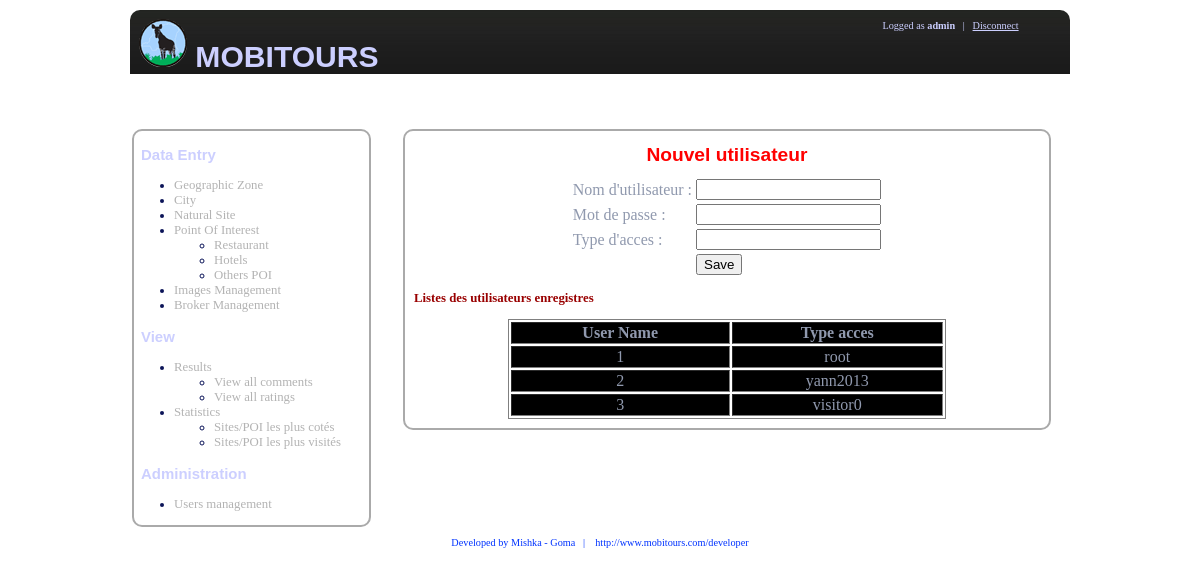
/edit_user.php (signed in), run on the app's committed database.
### tables this page shows
CREATE TABLE IF NOT EXISTS `users` (
  `userid` int(11) not null ,
  `usern` varchar(15) NOT NULL default '',
  `pswd` varchar(15) NOT NULL default '',
  `type-acc` varchar(15) NOT NULL,
  `email` varchar(100) not null,
  `title` varchar(20),
  `lastname` varchar(100),
  `firstname` varchar(100),
  `website` varchar(100),
  `city` varchar(100),
  `country` varchar(100),
  `company` varchar(100),
  `phone` varchar(100),
  `biography` varchar(200),
  `Uid` varchar(100) unique,
  CONSTRAINT user_pk PRIMARY KEY (`userid`)
);

### edit_user.php (the view, shortened to what this page needs)
<?php
	include_once("headerz.php");
	include_once("menu.php");
?>
<div id="datazone">
<?php
$util=isset($_POST['util']) ? $_POST['util'] : '';
$pwd=isset($_POST['pwd']) ? $_POST['pwd'] : '';
$typeac=isset($_POST['pwd']) ? $_POST['typeac'] :'';
if ($util && $pwd && $typeac)
{
$rq="select * from users where usern='".$util."'";
$result=mysql_query($rq) or die('erreur de requete');
$nrow=mysql_num_rows($result);
if ($nrow==0)
{
	$rq="INSERT INTO users(`usern`,`pswd`,`type-acc`) VALUES ('$util','$pwd','$typeac')";
	$result=mysql_query($rq);
	echo "L'utilisateur ".'<b>'.$util.'</b>'." a bel et bien ete cree. Merci !";
?>
	<p><a href="edit_user.php">Retour</a></p><br/>
<?php
}
else
{
	echo "Utilsateur existe deja ...";
}
}
else
{
?>
<h2 align="left">Nouvel utilisateur</h2>
<form action="edit_user.php" method="post">
	<table align="center">
    <tr><td>Nom d'utilisateur : </td><td><input type="text" name="util" /></td></tr>
    <tr><td>Mot de passe : </td><td><input type="password" name="pwd" /></td></tr>
    <tr><td>Type d'acces : </td><td><input type="text" name="typeac" /></td></tr>
    <tr><td></td><td><input type="submit" value="Save" /></td></tr>
    </table>
</form>
<h3>Listes des utilisateurs enregistres</h3>
<?php
$sql="select * from users";
$req=mysql_query($sql) or die ('Erreur requete');
echo "<table class=\"montablo\" align=\"center\" cellspacing=\".2em\" border=\"1em\">";
echo "<tr bgcolor=#000 font-color:#FFF><th>User Name</th><th>Type acces</th></tr>";
while ($valer=mysql_fetch_row($req))
{
	echo "<tr bgcolor=#000 font-color:#FFF><td>$valer[0]</td><td>$valer[2]</td></tr>";
}
echo "</table>";
?>
</div>
<?php
}
include_once("footer.php");
?>

### dessiner.css (style rules this page uses)
body { background-color: #FFFFFF; font: 0.8em "Euphemia"; color: #9099ae; text-align: center; margin: 0px 0px 0px 0px; width:auto; }
#logo h1,h2 { color:#cccfff; margin:0; padding-top:.2em; padding-bottom:.1em; }
#datazone { width: auto; padding:1%; color:#0b1458; margin-top:2%; margin-left:29%; margin-right:2%; margin-bottom:2%; border: solid .2em #aaa; border-radius:10px 10px; -moz-border-radius:20px; }
#datazone h2 { height:30px; color:red; text-align:center; font-family:"arial"; }
#datazone h3 { color:#990000; font-size:1em; text-align:left; font-family:"Agency FB"; }
.montablo { width:70%; border-style:solid; border-width:thin; color:#9099ae; font-family:"Times New Roman", Times, serif; text-align:center; }

### data on the page
users: userid "1", pswd "root"
users: userid "2", pswd "yann2013"
users: userid "3", pswd "visitor0"

### other printed values
$_SESSION['usern'] "admin"
